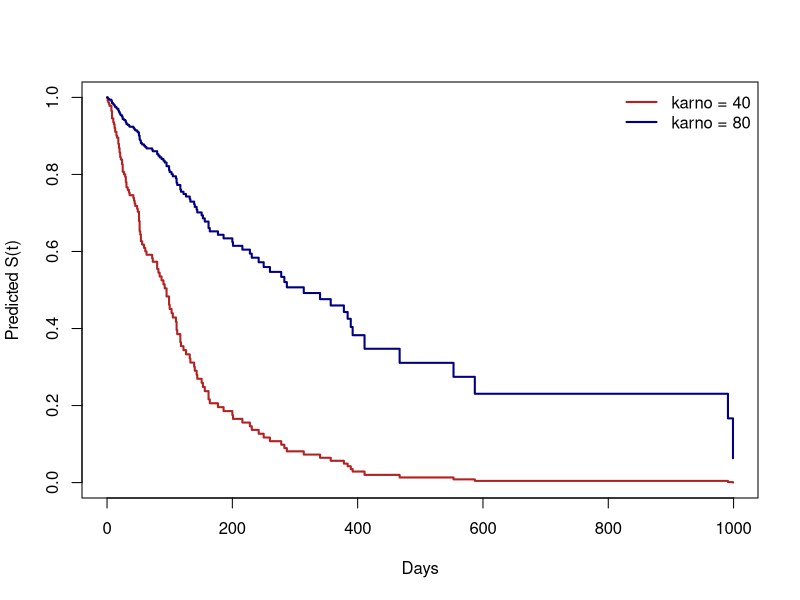

Write R code to recreate this figure.
## ---- chunk 1
knitr::opts_chunk$set(echo = TRUE, message = FALSE, warning = FALSE)
## ---- chunk 2
library(survival)
vet <- survival::veteran
vet$trt <- factor(vet$trt, levels = 1:2, labels = c("standard", "test"))
## ---- chunk 3
toy <- data.frame(time = c(2, 3, 4, 6, 8), status = c(1, 0, 1, 1, 1), x = c(1, 0, 0, 1, 0))
lp <- function(b) 2 * b - log(2 * exp(b) + 3) - log(exp(b) + 2) - log(exp(b) + 1)
score <- function(b) 2 - 2 * exp(b) / (2 * exp(b) + 3) - exp(b) / (exp(b) + 2) - exp(b) / (exp(b) + 1)
info <- function(b) {
  p <- c(2 * exp(b) / (2 * exp(b) + 3), exp(b) / (exp(b) + 2), exp(b) / (exp(b) + 1))
  sum(p * (1 - p))          # variance of x within each risk set
}
b <- 0
for (it in 1:5) b <- b + score(b) / info(b)   # Newton-Raphson
c(beta = b, se = 1 / sqrt(info(b)), HR = exp(b))
coef(coxph(Surv(time, status) ~ x, data = toy))
## ---- chunk 4
fit <- coxph(Surv(time, status) ~ trt + karno + celltype + age, data = vet)
summary(fit)
## ---- chunk 5
round(cbind(HR = exp(coef(fit)), exp(confint(fit))), 3)
exp(10 * coef(fit)["karno"])            # 0.72
exp(10 * confint(fit)["karno", ])       # (0.65, 0.80)
## ---- chunk 6
fit0 <- coxph(Surv(time, status) ~ trt + karno + age, data = vet)
anova(fit0, fit)                       # does cell type add to the model?
## ---- chunk 7
fit_b <- update(fit, ties = "breslow")
round(cbind(efron = coef(fit), breslow = coef(fit_b)), 4)
## ---- chunk 8
f1 <- coxph(Surv(time, status) ~ trt, data = vet)
summary(f1)$sctest
survdiff(Surv(time, status) ~ trt, data = vet)$chisq
## ---- chunk 9
nd <- data.frame(trt = "standard", karno = c(40, 80), celltype = "squamous", age = 60)
sf <- survfit(fit, newdata = nd)
plot(sf, col = c("firebrick", "navy"), lwd = 2, xlab = "Days", ylab = "Predicted S(t)")
legend("topright", c("karno = 40", "karno = 80"), col = c("firebrick", "navy"), lwd = 2, bty = "n")
